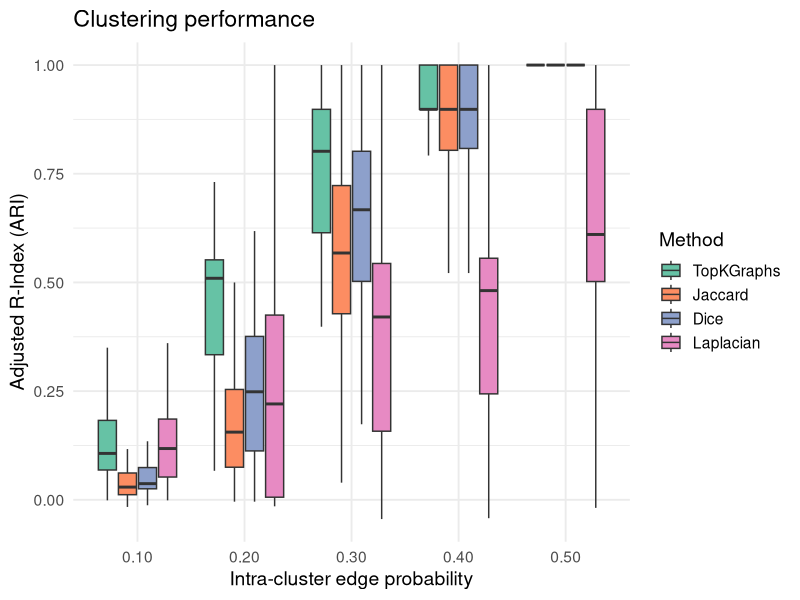

Write R code to recreate this figure.
one = read.table("10.txt")
two = read.table("20.txt")
three = read.table("30.txt")
four = read.table("40.txt")
five = read.table("50.txt")

L = list()
L[[1]] = one
L[[2]] = two
L[[3]] = three
L[[4]] = four
L[[5]] = five

library(reshape)
library(ggplot2)

L_melt = melt(L)
colnames(L_melt) = c("Method","value","signal")
L_melt$signal = factor(L_melt$signal, 
		labels=c("0.10","0.20","0.30","0.40","0.50"))

p1 = ggplot(L_melt, aes(x = signal, y = value, fill = Method)) +
  geom_boxplot(outlier.shape = NA, outlier.fill = "white", outlier.color = "black") +
  theme_minimal(base_size = 14) +
  scale_fill_brewer(palette = "Set2") +
  labs(
    title = "Clustering performance",
    y = "Adjusted R-Index (ARI)",
    x = "Intra-cluster edge probability"
  ) #+
  #theme(legend.position = "none")

print(p1)
